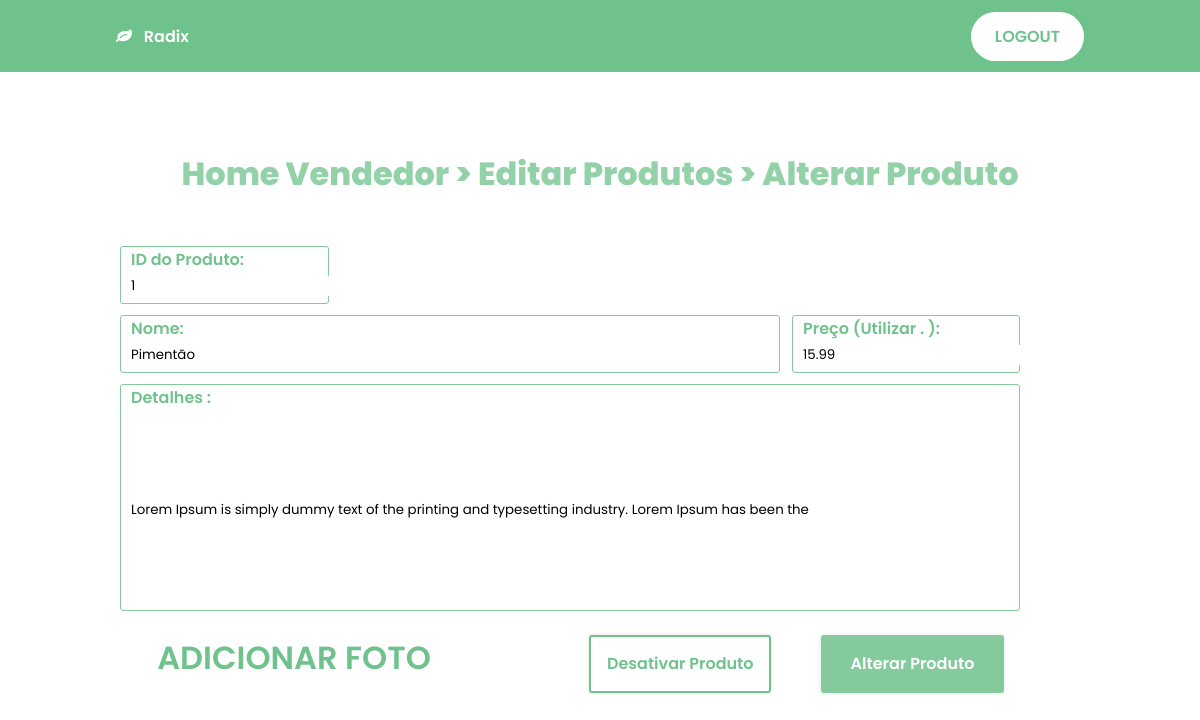
Screenshot of /alterarProd.php?idProduto=1 (signed in) with the database file from the repository.
### tables this page shows
create table tblProduto(
idProduto int auto_increment primary key,
nomeProd varchar(50),
preco double,
foto varchar(500),
detalhe varchar(250),
idVendedor int,
foreign key (idVendedor) references tblVendedor(idVendedor),
statusProduto bit
);

### php/load.php (called while the page is built)
<?php
require('connection.php');
$idProduto = $_GET['idProduto'];
$sql = $pdo->query("SELECT * from tblProduto where idProduto = '$idProduto'");
if($sql->rowCount() > 0){
    foreach($sql->fetchAll() as $value){
    }
}
?>

### alterarProd.php (the view, shortened to what this page needs)
<?php
include('php/load.php');
?>
<!DOCTYPE html>
<html>
<head>
    <link rel="stylesheet" href="https://cdnjs.cloudflare.com/ajax/libs/font-awesome/4.7.0/css/font-awesome.min.css">
    <link rel="stylesheet" type="text/css" href="assets/css/styleAlterarProd.css">
    <link rel="stylesheet" href="https://unicons.iconscout.com/release/v4.0.0/css/line.css">
</head>
<body>
     <header class="header" id="header">
        <nav class="nav container">
            <a id = "radix" href="index.html" class="nav__logo"> <i class="fa fa-leaf"></i> Radix </a>
            <a href="app.html" class="button button__header">LOGOUT</a>
        </nav>
    </header>
    <div class="caixa__grande">
        <h2 class="title">Home Vendedor > Editar Produtos > Alterar Produto</h2>
        <form action="#" method="POST" class="alter-form" enctype="multipart/form-data">
            <div class="caixa2">
            <label for="idProd">ID do Produto:
                <input type="text" id="idProd" name="idProduto" value="<?php echo $_GET['idProduto']; ?>"  readonly=“true”>
            </label>
            </div>
            <div class="caixa">
            <label for="nome">Nome:<BR>
                <input type="text" id="nome" placeholder="Nome Produto" name="nomeProd" value="<?php echo $value['nomeProd']; ?>">
            </label>
            <label for="preco" id="preco">Preço (Utilizar . ):
                <input type="text"  placeholder="Preço" name="preco" value="<?php echo $value['preco']; ?>">
            </label>
            </div>
            <div class="caixa3">
            <label for="detalhe">Detalhes :
                <input wrap="hard" type="text" id="detalhe" placeholder="Detalhes Produto" name="detalhe" value="<?php echo $value['detalhe']; ?>">
            </label>
            </div>
            <div class="baixo__vend">
                <label for='img' class="label__img">ADICIONAR FOTO</label>
                <input type="submit" class="btn3" value="Desativar Produto" name="del"/>
                <input type="submit" class="btn2" value="Alterar Produto" name="sub">
            </div>
            <div class="result"></div>
    </form>
    </div>
</body>
</html>

### assets/css/styleAlterarProd.css (style rules this page uses)
* { margin: 0; padding: 0; box-sizing: border-box; font-family: 'Poppins', sans-serif; }
body { width: 100%; min-height: 100vh; background: #84CA9D; display: flex; justify-content: center; align-items: center; }
.title { font-weight: 800; text-align: center; font-size: 2rem; color: #70C28D; margin-top: 8%; margin-bottom: 3rem; }
.label__img { margin-left: -1.3rem; color: #70C28D; cursor: pointer; font-size: 2rem; font-weight: 600; border: none; }
.alter-form { margin: 25px 0; display: grid; grid-template-rows: repeat(3, 18% 18% 70%); gap: 0.7rem; height: 20rem; width: 60rem; margin-bottom: 10rem; }
.alter-form input[type="text"] { border: none; outline: none; }
form label { border: 1px solid #84CA9D; outline: none; width: calc(100% - 60px); height: 100%; border-radius: 3px; padding: 0 10px; transition: .3s; color: #70C28D; cursor: pointer; font-weight: 600; }
#preco { margin-left: -3rem; }
.caixa { display: grid; grid-template-columns: repeat(2, 75% 30%); }
.caixa3 { display: grid; }
#detalhe { height: 12.5rem; width: 55rem; }
#nome { width: 40rem; }
.caixa2 { display: grid; grid-template-columns: repeat(2, 28% 70%); }
.btn2 { width: 20%; height: 100%; background:#84CA9D; color: #FFF; outline: none; border: none; box-shadow: 0 0 5px rgba(0,0,0,.1); border-radius: 3px; font-size: 1rem; cursor: pointer; transition: .3s; margin-top: 1rem; margin-left: 5%; font-weight: 600; }
.btn3 { width: 20%; height: 100%; background-color:#FFFFFF; color: #70C28D; outline: none; border: solid 0.15rem #70C28D; box-shadow: 0 0 5px rgba(0,0,0,.1); border-radius: 3px; font-size: 1rem; cursor: pointer; transition: .3s; margin-top: 1rem; font-weight: 600; margin-left: 9rem; }
.baixo__vend { margin-left: 3rem; }
:root { --hue: 141; --sat: 40%; --cor-principal: hsl(var(--hue), var(--sat), 60%); --cor-principal-light: hsl(var(--hue), var(--sat), 85%); --cor-principal-lighten: hsl(var(--hue), var(--sat), 80%); --cor-principal-alt: hsl(var(--hue), var(--sat), 53%); --cor-titulo: hsl(var(--hue), 4%, 15%); --cor-texto: hsl(var(--hue), 4%, 35%); --cor-texto-light: hsl(var(--hue), 4%, 65%); --cor-body: hsl(var(--hue), 0%, 100%); --cor-sec: #B5AC9F; --cor-prim: #70C28D; --input-color: hsl(var(--hue), 70%, 96%); --cor-container: #FFF; --scroll-bar-color: hsl(var(--hue), 4%, 85%); --scroll-thumb-color: hsl(var(--hue), 4%, 75%); --fonte-body: 'Poppins', sans-serif; --fonte-grandona: 2rem; --h2-fonte: 1.25rem; --h3-fonte: 1.125rem; --normal-fonte: .938rem; --pequena-fonte: .813rem; --pequenininha-fonte: .75rem; --header-height: 3rem; --fonte-semi-bold: 600; --fonte-bold: 700; --mb-0-5: .5rem; --mb-0-75: .75rem; --mb-1: 1rem; --mb-1-5: 1.5rem; --mb-2: 2rem; --z-tooltip: 10; --z-fixed: 100; --z-modal: 1000; }
@media screen and (min-width: 968px) { :root { --fonte-grandona: 3rem; --h2-fonte: 1.75rem; --h3-fonte: 1.25rem; --normal-fonte: 1rem; --pequena-fonte: .875rem; --pequenininha-fonte: .813rem; } }
html { scroll-behavior: smooth; }
body { margin: var(--header-height) 0 0 0; font-family: var(--fonte-body); font-size: var(--normal-fonte); background-color: var(--cor-body); color: var(--cor-texto); transition: .5s; }
h1, h2, h3 { font-weight: var(--fonte-semi-bold); color: var(--cor-titulo); line-height: 1.5; }
a { text-decoration: none; }
.container { max-width: 968px; margin-left: var(--mb-1-5); margin-right: var(--mb-1-5); }
.header { width: 100%; background-color: var(--cor-principal); position: fixed; top: 0; left: 0; z-index: var(--z-fixed); transition: .5s; }
.nav { height: var(--header-height); display: flex; justify-content: space-between; align-items: center; }
.nav__link, .nav__logo, .nav__toggle, .nav__link__active { color: var(--cor-titulo); font-weight: var(--fonte-semi-bold); }
.fa-leaf { padding-right: .5rem; color: #FFF; }
.button { display: inline-block; background-color: var(--cor-principal); color: #FFF; padding: .75rem 1.5rem; border-radius: 3rem; font-weight: var(--fonte-semi-bold); transition: .3s; }
.button__header { display: none; color: #70C28D; background-color: #FFF; }
@media screen and (min-width: 767px) { body { margin: 0; } }
@media screen and (min-width: 767px) { .nav { height: calc(var(--header-height) + 1.5rem); } }
@media screen and (min-width: 968px) { .button__header { display: block; } }
@media screen and (min-width: 1024px) { .container { margin-left: auto; margin-right: auto; } }
h2 { opacity: 75%; font-size: 1.3rem; }
a#radix { color: white; }

### rows the page displays
tblproduto: nomeProd "Pimentão", preco "15.99", detalhe "Lorem Ipsum is simply dummy text of the printing and typesetting industry. Lorem Ipsum has been the"
